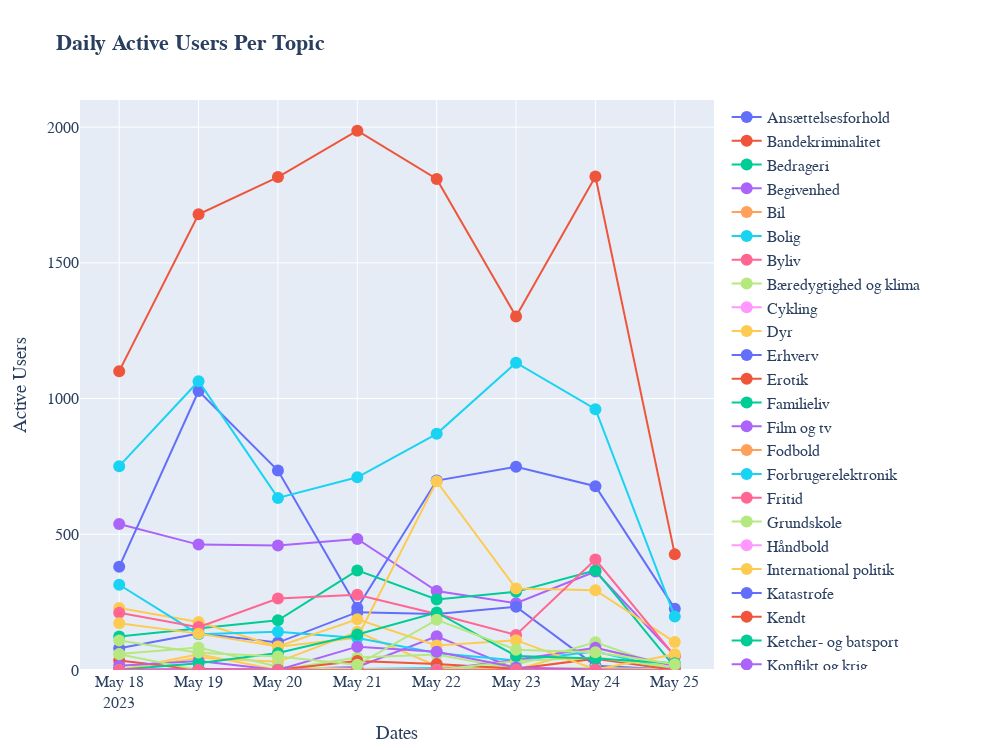

The code cell stored with this chart in its notebook:
### Markdown cell above
#### Daily

### Code cell
activity_scatter(
    dict_ = unique_topic_daily_activity,  yrange_ = [0, 2100],
     xaxis_title = 'Dates', yaxis_title = 'Active Users', title_ = '<b> Daily Active Users Per Topic')

### Figure 1 — Plotly figure (JSON) as saved in the notebook; plotly's stock layout.template omitted (floating-point values rounded to 4 significant figures)
{"data": [{"marker": {"size": 12}, "mode": "lines+markers+text", "name": "Ansættelsesforhold", "textfont": {"color": "#1f77b4", "family": "sans serif", "size": 12}, "textposition": "bottom center", "type": "scatter", "x": ["2023-05-18", "2023-05-19", "2023-05-20", "2023-05-21", "2023-05-22", "2023-05-23", "2023-05-24", "2023-05-25"], "y": [0, 0, 0, 0, 0, 0, 0, 0]}, {"marker": {"size": 12}, "mode": "lines+markers+text", "name": "Bandekriminalitet", "textfont": {"color": "#1f77b4", "family": "sans serif", "size": 12}, "textposition": "bottom center", "type": "scatter", "x": ["2023-05-18", "2023-05-19", "2023-05-20", "2023-05-21", "2023-05-22", "2023-05-23", "2023-05-24", "2023-05-25"], "y": [0, 0, 0, 0, 0, 0, 0, 0]}, {"marker": {"size": 12}, "mode": "lines+markers+text", "name": "Bedrageri", "textfont": {"color": "#1f77b4", "family": "sans serif", "size": 12}, "textposition": "bottom center", "type": "scatter", "x": ["2023-05-18", "2023-05-19", "2023-05-20", "2023-05-21", "2023-05-22", "2023-05-23", "2023-05-24", "2023-05-25"], "y": [0, 0, 0, 0, 0, 0, 0, 0]}, {"marker": {"size": 12}, "mode": "lines+markers+text", "name": "Begivenhed", "textfont": {"color": "#1f77b4", "family": "sans serif", "size": 12}, "textposition": "bottom center", "type": "scatter", "x": ["2023-05-18", "2023-05-19", "2023-05-20", "2023-05-21", "2023-05-22", "2023-05-23", "2023-05-24", "2023-05-25"], "y": [538, 462, 459, 483, 291, 246, 363, 53]}, {"marker": {"size": 12}, "mode": "lines+markers+text", "name": "Bil", "textfont": {"color": "#1f77b4", "family": "sans serif", "size": 12}, "textposition": "bottom center", "type": "scatter", "x": ["2023-05-18", "2023-05-19", "2023-05-20", "2023-05-21", "2023-05-22", "2023-05-23", "2023-05-24", "2023-05-25"], "y": [0, 0, 0, 0, 0, 0, 0, 0]}, {"marker": {"size": 12}, "mode": "lines+markers+text", "name": "Bolig", "textfont": {"color": "#1f77b4", "family": "sans serif", "size": 12}, "textposition": "bottom center", "type": "scatter", "x": ["2023-05-18", "2023-05-19", "2023-05-20", "2023-05-21", "2023-05-22", "2023-05-23", "2023-05-24", "2023-05-25"], "y": [1, 0, 0, 4, 7, 1, 0, 0]}, {"marker": {"size": 12}, "mode": "lines+markers+text", "name": "Byliv", "textfont": {"color": "#1f77b4", "family": "sans serif", "size": 12}, "textposition": "bottom center", "type": "scatter", "x": ["2023-05-18", "2023-05-19", "2023-05-20", "2023-05-21", "2023-05-22", "2023-05-23", "2023-05-24", "2023-05-25"], "y": [0, 0, 0, 0, 0, 0, 0, 0]}, {"marker": {"size": 12}, "mode": "lines+markers+text", "name": "Bæredygtighed og klima", "textfont": {"color": "#1f77b4", "family": "sans serif", "size": 12}, "textposition": "bottom center", "type": "scatter", "x": ["2023-05-18", "2023-05-19", "2023-05-20", "2023-05-21", "2023-05-22", "2023-05-23", "2023-05-24", "2023-05-25"], "y": [0, 0, 0, 0, 0, 0, 0, 0]}, {"marker": {"size": 12}, "mode": "lines+markers+text", "name": "Cykling", "textfont": {"color": "#1f77b4", "family": "sans serif", "size": 12}, "textposition": "bottom center", "type": "scatter", "x": ["2023-05-18", "2023-05-19", "2023-05-20", "2023-05-21", "2023-05-22", "2023-05-23", "2023-05-24", "2023-05-25"], "y": [0, 0, 0, 0, 0, 0, 0, 0]}, {"marker": {"size": 12}, "mode": "lines+markers+text", "name": "Dyr", "textfont": {"color": "#1f77b4", "family": "sans serif", "size": 12}, "textposition": "bottom center", "type": "scatter", "x": ["2023-05-18", "2023-05-19", "2023-05-20", "2023-05-21", "2023-05-22", "2023-05-23", "2023-05-24", "2023-05-25"], "y": [0, 45, 30, 141, 15, 2, 83, 5]}, {"marker": {"size": 12}, "mode": "lines+markers+text", "name": "Erhverv", "textfont": {"color": "#1f77b4", "family": "sans serif", "size": 12}, "textposition": "bottom center", "type": "scatter", "x": ["2023-05-18", "2023-05-19", "2023-05-20", "2023-05-21", "2023-05-22", "2023-05-23", "2023-05-24", "2023-05-25"], "y": [380, 1028, 735, 229, 698, 749, 677, 226]}, {"marker": {"size": 12}, "mode": "lines+markers+text", "name": "Erotik", "textfont": {"color": "#1f77b4", "family": "sans serif", "size": 12}, "textposition": "bottom center", "type": "scatter", "x": ["2023-05-18", "2023-05-19", "2023-05-20", "2023-05-21", "2023-05-22", "2023-05-23", "2023-05-24", "2023-05-25"], "y": [0, 0, 0, 0, 0, 0, 0, 0]}, {"marker": {"size": 12}, "mode": "lines+markers+text", "name": "Familieliv", "textfont": {"color": "#1f77b4", "family": "sans serif", "size": 12}, "textposition": "bottom center", "type": "scatter", "x": ["2023-05-18", "2023-05-19", "2023-05-20", "2023-05-21", "2023-05-22", "2023-05-23", "2023-05-24", "2023-05-25"], "y": [0, 0, 0, 0, 0, 0, 0, 0]}, {"marker": {"size": 12}, "mode": "lines+markers+text", "name": "Film og tv", "textfont": {"color": "#1f77b4", "family": "sans serif", "size": 12}, "textposition": "bottom center", "type": "scatter", "x": ["2023-05-18", "2023-05-19", "2023-05-20", "2023-05-21", "2023-05-22", "2023-05-23", "2023-05-24", "2023-05-25"], "y": [0, 0, 0, 0, 0, 0, 0, 0]}, {"marker": {"size": 12}, "mode": "lines+markers+text", "name": "Fodbold", "textfont": {"color": "#1f77b4", "family": "sans serif", "size": 12}, "textposition": "bottom center", "type": "scatter", "x": ["2023-05-18", "2023-05-19", "2023-05-20", "2023-05-21", "2023-05-22", "2023-05-23", "2023-05-24", "2023-05-25"], "y": [0, 0, 0, 0, 0, 0, 0, 0]}, {"marker": {"size": 12}, "mode": "lines+markers+text", "name": "Forbrugerelektronik", "textfont": {"color": "#1f77b4", "family": "sans serif", "size": 12}, "textposition": "bottom center", "type": "scatter", "x": ["2023-05-18", "2023-05-19", "2023-05-20", "2023-05-21", "2023-05-22", "2023-05-23", "2023-05-24", "2023-05-25"], "y": [0, 0, 0, 0, 0, 0, 0, 0]}, {"marker": {"size": 12}, "mode": "lines+markers+text", "name": "Fritid", "textfont": {"color": "#1f77b4", "family": "sans serif", "size": 12}, "textposition": "bottom center", "type": "scatter", "x": ["2023-05-18", "2023-05-19", "2023-05-20", "2023-05-21", "2023-05-22", "2023-05-23", "2023-05-24", "2023-05-25"], "y": [0, 0, 0, 0, 0, 0, 0, 0]}, {"marker": {"size": 12}, "mode": "lines+markers+text", "name": "Grundskole", "textfont": {"color": "#1f77b4", "family": "sans serif", "size": 12}, "textposition": "bottom center", "type": "scatter", "x": ["2023-05-18", "2023-05-19", "2023-05-20", "2023-05-21", "2023-05-22", "2023-05-23", "2023-05-24", "2023-05-25"], "y": [0, 0, 0, 0, 0, 0, 0, 0]}, {"marker": {"size": 12}, "mode": "lines+markers+text", "name": "Håndbold", "textfont": {"color": "#1f77b4", "family": "sans serif", "size": 12}, "textposition": "bottom center", "type": "scatter", "x": ["2023-05-18", "2023-05-19", "2023-05-20", "2023-05-21", "2023-05-22", "2023-05-23", "2023-05-24", "2023-05-25"], "y": [0, 0, 0, 0, 0, 0, 0, 0]}, {"marker": {"size": 12}, "mode": "lines+markers+text", "name": "International politik", "textfont": {"color": "#1f77b4", "family": "sans serif", "size": 12}, "textposition": "bottom center", "type": "scatter", "x": ["2023-05-18", "2023-05-19", "2023-05-20", "2023-05-21", "2023-05-22", "2023-05-23", "2023-05-24", "2023-05-25"], "y": [0, 58, 0, 0, 0, 0, 48, 1]}, {"marker": {"size": 12}, "mode": "lines+markers+text", "name": "Katastrofe", "textfont": {"color": "#1f77b4", "family": "sans serif", "size": 12}, "textposition": "bottom center", "type": "scatter", "x": ["2023-05-18", "2023-05-19", "2023-05-20", "2023-05-21", "2023-05-22", "2023-05-23", "2023-05-24", "2023-05-25"], "y": [80, 134, 101, 213, 206, 233, 16, 1]}, {"marker": {"size": 12}, "mode": "lines+markers+text", "name": "Kendt", "textfont": {"color": "#1f77b4", "family": "sans serif", "size": 12}, "textposition": "bottom center", "type": "scatter", "x": ["2023-05-18", "2023-05-19", "2023-05-20", "2023-05-21", "2023-05-22", "2023-05-23", "2023-05-24", "2023-05-25"], "y": [1101, 1679, 1816, 1987, 1809, 1302, 1818, 426]}, {"marker": {"size": 12}, "mode": "lines+markers+text", "name": "Ketcher- og batsport", "textfont": {"color": "#1f77b4", "family": "sans serif", "size": 12}, "textposition": "bottom center", "type": "scatter", "x": ["2023-05-18", "2023-05-19", "2023-05-20", "2023-05-21", "2023-05-22", "2023-05-23", "2023-05-24", "2023-05-25"], "y": [0, 0, 0, 0, 0, 0, 0, 0]}, {"marker": {"size": 12}, "mode": "lines+markers+text", "name": "Konflikt og krig", "textfont": {"color": "#1f77b4", "family": "sans serif", "size": 12}, "textposition": "bottom center", "type": "scatter", "x": ["2023-05-18", "2023-05-19", "2023-05-20", "2023-05-21", "2023-05-22", "2023-05-23", "2023-05-24", "2023-05-25"], "y": [0, 4, 3, 11, 124, 4, 5, 1]}, {"marker": {"size": 12}, "mode": "lines+markers+text", "name": "Kosmetisk behandling", "textfont": {"color": "#1f77b4", "family": "sans serif", "size": 12}, "textposition": "bottom center", "type": "scatter", "x": ["2023-05-18", "2023-05-19", "2023-05-20", "2023-05-21", "2023-05-22", "2023-05-23", "2023-05-24", "2023-05-25"], "y": [0, 0, 0, 0, 0, 0, 0, 0]}, {"marker": {"size": 12}, "mode": "lines+markers+text", "name": "Kriminalitet", "textfont": {"color": "#1f77b4", "family": "sans serif", "size": 12}, "textposition": "bottom center", "type": "scatter", "x": ["2023-05-18", "2023-05-19", "2023-05-20", "2023-05-21", "2023-05-22", "2023-05-23", "2023-05-24", "2023-05-25"], "y": [751, 1064, 634, 710, 870, 1132, 961, 197]}, {"marker": {"size": 12}, "mode": "lines+markers+text", "name": "Krop og velvære", "textfont": {"color": "#1f77b4", "family": "sans serif", "size": 12}, "textposition": "bottom center", "type": "scatter", "x": ["2023-05-18", "2023-05-19", "2023-05-20", "2023-05-21", "2023-05-22", "2023-05-23", "2023-05-24", "2023-05-25"], "y": [0, 0, 0, 0, 1, 0, 0, 0]}, {"marker": {"size": 12}, "mode": "lines+markers+text", "name": "Kultur", "textfont": {"color": "#1f77b4", "family": "sans serif", "size": 12}, "textposition": "bottom center", "type": "scatter", "x": ["2023-05-18", "2023-05-19", "2023-05-20", "2023-05-21", "2023-05-22", "2023-05-23", "2023-05-24", "2023-05-25"], "y": [59, 83, 12, 4, 1, 19, 102, 0]}, {"marker": {"size": 12}, "mode": "lines+markers+text", "name": "Kunst", "textfont": {"color": "#1f77b4", "family": "sans serif", "size": 12}, "textposition": "bottom center", "type": "scatter", "x": ["2023-05-18", "2023-05-19", "2023-05-20", "2023-05-21", "2023-05-22", "2023-05-23", "2023-05-24", "2023-05-25"], "y": [0, 0, 0, 0, 0, 0, 0, 0]}, {"marker": {"size": 12}, "mode": "lines+markers+text", "name": "Kunstig intelligens og software", "textfont": {"color": "#1f77b4", "family": "sans serif", "size": 12}, "textposition": "bottom center", "type": "scatter", "x": ["2023-05-18", "2023-05-19", "2023-05-20", "2023-05-21", "2023-05-22", "2023-05-23", "2023-05-24", "2023-05-25"], "y": [0, 0, 0, 0, 0, 0, 0, 0]}, {"marker": {"size": 12}, "mode": "lines+markers+text", "name": "Køb og salg", "textfont": {"color": "#1f77b4", "family": "sans serif", "size": 12}, "textposition": "bottom center", "type": "scatter", "x": ["2023-05-18", "2023-05-19", "2023-05-20", "2023-05-21", "2023-05-22", "2023-05-23", "2023-05-24", "2023-05-25"], "y": [0, 0, 0, 0, 0, 0, 0, 0]}, {"marker": {"size": 12}, "mode": "lines+markers+text", "name": "Litteratur", "textfont": {"color": "#1f77b4", "family": "sans serif", "size": 12}, "textposition": "bottom center", "type": "scatter", "x": ["2023-05-18", "2023-05-19", "2023-05-20", "2023-05-21", "2023-05-22", "2023-05-23", "2023-05-24", "2023-05-25"], "y": [0, 0, 0, 0, 0, 0, 0, 0]}, {"marker": {"size": 12}, "mode": "lines+markers+text", "name": "Livsstil", "textfont": {"color": "#1f77b4", "family": "sans serif", "size": 12}, "textposition": "bottom center", "type": "scatter", "x": ["2023-05-18", "2023-05-19", "2023-05-20", "2023-05-21", "2023-05-22", "2023-05-23", "2023-05-24", "2023-05-25"], "y": [123, 153, 183, 367, 260, 288, 367, 11]}, {"marker": {"size": 12}, "mode": "lines+markers+text", "name": "Mad og drikke", "textfont": {"color": "#1f77b4", "family": "sans serif", "size": 12}, "textposition": "bottom center", "type": "scatter", "x": ["2023-05-18", "2023-05-19", "2023-05-20", "2023-05-21", "2023-05-22", "2023-05-23", "2023-05-24", "2023-05-25"], "y": [0, 0, 0, 0, 0, 0, 0, 0]}, {"marker": {"size": 12}, "mode": "lines+markers+text", "name": "Makro", "textfont": {"color": "#1f77b4", "family": "sans serif", "size": 12}, "textposition": "bottom center", "type": "scatter", "x": ["2023-05-18", "2023-05-19", "2023-05-20", "2023-05-21", "2023-05-22", "2023-05-23", "2023-05-24", "2023-05-25"], "y": [0, 0, 0, 0, 0, 0, 0, 0]}, {"marker": {"size": 12}, "mode": "lines+markers+text", "name": "Mikro", "textfont": {"color": "#1f77b4", "family": "sans serif", "size": 12}, "textposition": "bottom center", "type": "scatter", "x": ["2023-05-18", "2023-05-19", "2023-05-20", "2023-05-21", "2023-05-22", "2023-05-23", "2023-05-24", "2023-05-25"], "y": [0, 0, 0, 0, 0, 0, 0, 0]}, {"marker": {"size": 12}, "mode": "lines+markers+text", "name": "Mindre transportmiddel", "textfont": {"color": "#1f77b4", "family": "sans serif", "size": 12}, "textposition": "bottom center", "type": "scatter", "x": ["2023-05-18", "2023-05-19", "2023-05-20", "2023-05-21", "2023-05-22", "2023-05-23", "2023-05-24", "2023-05-25"], "y": [0, 0, 0, 0, 0, 0, 0, 0]}, {"marker": {"size": 12}, "mode": "lines+markers+text", "name": "Mindre ulykke", "textfont": {"color": "#1f77b4", "family": "sans serif", "size": 12}, "textposition": "bottom center", "type": "scatter", "x": ["2023-05-18", "2023-05-19", "2023-05-20", "2023-05-21", "2023-05-22", "2023-05-23", "2023-05-24", "2023-05-25"], "y": [0, 0, 0, 0, 0, 0, 0, 0]}, {"marker": {"size": 12}, "mode": "lines+markers+text", "name": "Motorsport", "textfont": {"color": "#1f77b4", "family": "sans serif", "size": 12}, "textposition": "bottom center", "type": "scatter", "x": ["2023-05-18", "2023-05-19", "2023-05-20", "2023-05-21", "2023-05-22", "2023-05-23", "2023-05-24", "2023-05-25"], "y": [0, 0, 0, 0, 0, 0, 0, 0]}, {"marker": {"size": 12}, "mode": "lines+markers+text", "name": "Museum og seværdighed", "textfont": {"color": "#1f77b4", "family": "sans serif", "size": 12}, "textposition": "bottom center", "type": "scatter", "x": ["2023-05-18", "2023-05-19", "2023-05-20", "2023-05-21", "2023-05-22", "2023-05-23", "2023-05-24", "2023-05-25"], "y": [0, 0, 0, 0, 0, 0, 0, 0]}, {"marker": {"size": 12}, "mode": "lines+markers+text", "name": "Musik og lyd", "textfont": {"color": "#1f77b4", "family": "sans serif", "size": 12}, "textposition": "bottom center", "type": "scatter", "x": ["2023-05-18", "2023-05-19", "2023-05-20", "2023-05-21", "2023-05-22", "2023-05-23", "2023-05-24", "2023-05-25"], "y": [0, 0, 0, 0, 0, 0, 0, 0]}, {"marker": {"size": 12}, "mode": "lines+markers+text", "name": "Mærkedag", "textfont": {"color": "#1f77b4", "family": "sans serif", "size": 12}, "textposition": "bottom center", "type": "scatter", "x": ["2023-05-18", "2023-05-19", "2023-05-20", "2023-05-21", "2023-05-22", "2023-05-23", "2023-05-24", "2023-05-25"], "y": [0, 0, 0, 0, 0, 0, 0, 0]}, {"marker": {"size": 12}, "mode": "lines+markers+text", "name": "National politik", "textfont": {"color": "#1f77b4", "family": "sans serif", "size": 12}, "textposition": "bottom center", "type": "scatter", "x": ["2023-05-18", "2023-05-19", "2023-05-20", "2023-05-21", "2023-05-22", "2023-05-23", "2023-05-24", "2023-05-25"], "y": [0, 0, 0, 0, 0, 0, 0, 0]}, {"marker": {"size": 12}, "mode": "lines+markers+text", "name": "Naturvidenskab", "textfont": {"color": "#1f77b4", "family": "sans serif", "size": 12}, "textposition": "bottom center", "type": "scatter", "x": ["2023-05-18", "2023-05-19", "2023-05-20", "2023-05-21", "2023-05-22", "2023-05-23", "2023-05-24", "2023-05-25"], "y": [0, 0, 0, 0, 0, 0, 0, 0]}, {"marker": {"size": 12}, "mode": "lines+markers+text", "name": "Offentlig instans", "textfont": {"color": "#1f77b4", "family": "sans serif", "size": 12}, "textposition": "bottom center", "type": "scatter", "x": ["2023-05-18", "2023-05-19", "2023-05-20", "2023-05-21", "2023-05-22", "2023-05-23", "2023-05-24", "2023-05-25"], "y": [0, 0, 0, 0, 0, 0, 0, 0]}, {"marker": {"size": 12}, "mode": "lines+markers+text", "name": "Offentlig transport", "textfont": {"color": "#1f77b4", "family": "sans serif", "size": 12}, "textposition": "bottom center", "type": "scatter", "x": ["2023-05-18", "2023-05-19", "2023-05-20", "2023-05-21", "2023-05-22", "2023-05-23", "2023-05-24", "2023-05-25"], "y": [0, 0, 0, 0, 0, 0, 0, 0]}, {"marker": {"size": 12}, "mode": "lines+markers+text", "name": "Partnerskab", "textfont": {"color": "#1f77b4", "family": "sans serif", "size": 12}, "textposition": "bottom center", "type": "scatter", "x": ["2023-05-18", "2023-05-19", "2023-05-20", "2023-05-21", "2023-05-22", "2023-05-23", "2023-05-24", "2023-05-25"], "y": [0, 0, 0, 0, 0, 0, 0, 0]}, {"marker": {"size": 12}, "mode": "lines+markers+text", "name": "Personfarlig kriminalitet", "textfont": {"color": "#1f77b4", "family": "sans serif", "size": 12}, "textposition": "bottom center", "type": "scatter", "x": ["2023-05-18", "2023-05-19", "2023-05-20", "2023-05-21", "2023-05-22", "2023-05-23", "2023-05-24", "2023-05-25"], "y": [0, 0, 0, 0, 0, 0, 0, 0]}, {"marker": {"size": 12}, "mode": "lines+markers+text", "name": "Personlig begivenhed", "textfont": {"color": "#1f77b4", "family": "sans serif", "size": 12}, "textposition": "bottom center", "type": "scatter", "x": ["2023-05-18", "2023-05-19", "2023-05-20", "2023-05-21", "2023-05-22", "2023-05-23", "2023-05-24", "2023-05-25"], "y": [0, 0, 0, 0, 0, 0, 0, 0]}, {"marker": {"size": 12}, "mode": "lines+markers+text", "name": "Politik", "textfont": {"color": "#1f77b4", "family": "sans serif", "size": 12}, "textposition": "bottom center", "type": "scatter", "x": ["2023-05-18", "2023-05-19", "2023-05-20", "2023-05-21", "2023-05-22", "2023-05-23", "2023-05-24", "2023-05-25"], "y": [228, 177, 86, 119, 695, 300, 294, 103]}, {"marker": {"size": 12}, "mode": "lines+markers+text", "name": "Privat virksomhed", "textfont": {"color": "#1f77b4", "family": "sans serif", "size": 12}, "textposition": "bottom center", "type": "scatter", "x": ["2023-05-18", "2023-05-19", "2023-05-20", "2023-05-21", "2023-05-22", "2023-05-23", "2023-05-24", "2023-05-25"], "y": [0, 0, 0, 0, 0, 0, 0, 0]}, {"marker": {"size": 12}, "mode": "lines+markers+text", "name": "Reality", "textfont": {"color": "#1f77b4", "family": "sans serif", "size": 12}, "textposition": "bottom center", "type": "scatter", "x": ["2023-05-18", "2023-05-19", "2023-05-20", "2023-05-21", "2023-05-22", "2023-05-23", "2023-05-24", "2023-05-25"], "y": [0, 0, 0, 0, 0, 0, 0, 0]}, {"marker": {"size": 12}, "mode": "lines+markers+text", "name": "Rejse", "textfont": {"color": "#1f77b4", "family": "sans serif", "size": 12}, "textposition": "bottom center", "type": "scatter", "x": ["2023-05-18", "2023-05-19", "2023-05-20", "2023-05-21", "2023-05-22", "2023-05-23", "2023-05-24", "2023-05-25"], "y": [0, 0, 0, 0, 0, 0, 0, 0]}, {"marker": {"size": 12}, "mode": "lines+markers+text", "name": "Religion", "textfont": {"color": "#1f77b4", "family": "sans serif", "size": 12}, "textposition": "bottom center", "type": "scatter", "x": ["2023-05-18", "2023-05-19", "2023-05-20", "2023-05-21", "2023-05-22", "2023-05-23", "2023-05-24", "2023-05-25"], "y": [0, 0, 0, 0, 0, 0, 0, 0]}, {"marker": {"size": 12}, "mode": "lines+markers+text", "name": "Renovering og indretning", "textfont": {"color": "#1f77b4", "family": "sans serif", "size": 12}, "textposition": "bottom center", "type": "scatter", "x": ["2023-05-18", "2023-05-19", "2023-05-20", "2023-05-21", "2023-05-22", "2023-05-23", "2023-05-24", "2023-05-25"], "y": [0, 0, 0, 0, 0, 0, 0, 0]}, {"marker": {"size": 12}, "mode": "lines+markers+text", "name": "Samfund", "textfont": {"color": "#1f77b4", "family": "sans serif", "size": 12}, "textposition": "bottom center", "type": "scatter", "x": ["2023-05-18", "2023-05-19", "2023-05-20", "2023-05-21", "2023-05-22", "2023-05-23", "2023-05-24", "2023-05-25"], "y": [314, 132, 141, 118, 63, 35, 68, 0]}, {"marker": {"size": 12}, "mode": "lines+markers+text", "name": "Samfundsvidenskab og humaniora", "textfont": {"color": "#1f77b4", "family": "sans serif", "size": 12}, "textposition": "bottom center", "type": "scatter", "x": ["2023-05-18", "2023-05-19", "2023-05-20", "2023-05-21", "2023-05-22", "2023-05-23", "2023-05-24", "2023-05-25"], "y": [0, 0, 0, 0, 0, 0, 0, 0]}, {"marker": {"size": 12}, "mode": "lines+markers+text", "name": "Sport", "textfont": {"color": "#1f77b4", "family": "sans serif", "size": 12}, "textposition": "bottom center", "type": "scatter", "x": ["2023-05-18", "2023-05-19", "2023-05-20", "2023-05-21", "2023-05-22", "2023-05-23", "2023-05-24", "2023-05-25"], "y": [0, 0, 0, 46, 57, 3, 7, 3]}, {"marker": {"size": 12}, "mode": "lines+markers+text", "name": "Sportsbegivenhed", "textfont": {"color": "#1f77b4", "family": "sans serif", "size": 12}, "textposition": "bottom center", "type": "scatter", "x": ["2023-05-18", "2023-05-19", "2023-05-20", "2023-05-21", "2023-05-22", "2023-05-23", "2023-05-24", "2023-05-25"], "y": [0, 0, 0, 0, 0, 0, 0, 0]}, {"marker": {"size": 12}, "mode": "lines+markers+text", "name": "Større katastrofe", "textfont": {"color": "#1f77b4", "family": "sans serif", "size": 12}, "textposition": "bottom center", "type": "scatter", "x": ["2023-05-18", "2023-05-19", "2023-05-20", "2023-05-21", "2023-05-22", "2023-05-23", "2023-05-24", "2023-05-25"], "y": [0, 0, 0, 0, 0, 0, 0, 0]}, {"marker": {"size": 12}, "mode": "lines+markers+text", "name": "Større transportmiddel", "textfont": {"color": "#1f77b4", "family": "sans serif", "size": 12}, "textposition": "bottom center", "type": "scatter", "x": ["2023-05-18", "2023-05-19", "2023-05-20", "2023-05-21", "2023-05-22", "2023-05-23", "2023-05-24", "2023-05-25"], "y": [0, 0, 0, 0, 0, 0, 0, 0]}, {"marker": {"size": 12}, "mode": "lines+markers+text", "name": "Sundhed", "textfont": {"color": "#1f77b4", "family": "sans serif", "size": 12}, "textposition": "bottom center", "type": "scatter", "x": ["2023-05-18", "2023-05-19", "2023-05-20", "2023-05-21", "2023-05-22", "2023-05-23", "2023-05-24", "2023-05-25"], "y": [35, 1, 1, 33, 22, 5, 41, 0]}, {"marker": {"size": 12}, "mode": "lines+markers+text", "name": "Sygdom og behandling", "textfont": {"color": "#1f77b4", "family": "sans serif", "size": 12}, "textposition": "bottom center", "type": "scatter", "x": ["2023-05-18", "2023-05-19", "2023-05-20", "2023-05-21", "2023-05-22", "2023-05-23", "2023-05-24", "2023-05-25"], "y": [0, 0, 0, 0, 0, 0, 0, 0]}, {"marker": {"size": 12}, "mode": "lines+markers+text", "name": "Teknologi", "textfont": {"color": "#1f77b4", "family": "sans serif", "size": 12}, "textposition": "bottom center", "type": "scatter", "x": ["2023-05-18", "2023-05-19", "2023-05-20", "2023-05-21", "2023-05-22", "2023-05-23", "2023-05-24", "2023-05-25"], "y": [16, 33, 0, 0, 0, 38, 82, 15]}, {"marker": {"size": 12}, "mode": "lines+markers+text", "name": "Tendenser", "textfont": {"color": "#1f77b4", "family": "sans serif", "size": 12}, "textposition": "bottom center", "type": "scatter", "x": ["2023-05-18", "2023-05-19", "2023-05-20", "2023-05-21", "2023-05-22", "2023-05-23", "2023-05-24", "2023-05-25"], "y": [0, 0, 0, 0, 0, 0, 0, 0]}, {"marker": {"size": 12}, "mode": "lines+markers+text", "name": "Terror", "textfont": {"color": "#1f77b4", "family": "sans serif", "size": 12}, "textposition": "bottom center", "type": "scatter", "x": ["2023-05-18", "2023-05-19", "2023-05-20", "2023-05-21", "2023-05-22", "2023-05-23", "2023-05-24", "2023-05-25"], "y": [0, 0, 0, 0, 0, 0, 0, 0]}, {"marker": {"size": 12}, "mode": "lines+markers+text", "name": "Transportmiddel", "textfont": {"color": "#1f77b4", "family": "sans serif", "size": 12}, "textposition": "bottom center", "type": "scatter", "x": ["2023-05-18", "2023-05-19", "2023-05-20", "2023-05-21", "2023-05-22", "2023-05-23", "2023-05-24", "2023-05-25"], "y": [211, 158, 263, 277, 206, 129, 407, 51]}, {"marker": {"size": 12}, "mode": "lines+markers+text", "name": "Uddannelse", "textfont": {"color": "#1f77b4", "family": "sans serif", "size": 12}, "textposition": "bottom center", "type": "scatter", "x": ["2023-05-18", "2023-05-19", "2023-05-20", "2023-05-21", "2023-05-22", "2023-05-23", "2023-05-24", "2023-05-25"], "y": [58, 0, 1, 0, 0, 33, 46, 8]}, {"marker": {"size": 12}, "mode": "lines+markers+text", "name": "Udlejning", "textfont": {"color": "#1f77b4", "family": "sans serif", "size": 12}, "textposition": "bottom center", "type": "scatter", "x": ["2023-05-18", "2023-05-19", "2023-05-20", "2023-05-21", "2023-05-22", "2023-05-23", "2023-05-24", "2023-05-25"], "y": [0, 0, 0, 0, 0, 0, 0, 0]}, {"marker": {"size": 12}, "mode": "lines+markers+text", "name": "Underholdning", "textfont": {"color": "#1f77b4", "family": "sans serif", "size": 12}, "textposition": "bottom center", "type": "scatter", "x": ["2023-05-18", "2023-05-19", "2023-05-20", "2023-05-21", "2023-05-22", "2023-05-23", "2023-05-24", "2023-05-25"], "y": [172, 134, 87, 187, 90, 110, 2, 58]}, {"marker": {"size": 12}, "mode": "lines+markers+text", "name": "Underholdningsbegivenhed", "textfont": {"color": "#1f77b4", "family": "sans serif", "size": 12}, "textposition": "bottom center", "type": "scatter", "x": ["2023-05-18", "2023-05-19", "2023-05-20", "2023-05-21", "2023-05-22", "2023-05-23", "2023-05-24", "2023-05-25"], "y": [0, 0, 0, 0, 0, 0, 0, 0]}, {"marker": {"size": 12}, "mode": "lines+markers+text", "name": "Ungdomsuddannelse", "textfont": {"color": "#1f77b4", "family": "sans serif", "size": 12}, "textposition": "bottom center", "type": "scatter", "x": ["2023-05-18", "2023-05-19", "2023-05-20", "2023-05-21", "2023-05-22", "2023-05-23", "2023-05-24", "2023-05-25"], "y": [0, 0, 0, 0, 0, 0, 0, 0]}, {"marker": {"size": 12}, "mode": "lines+markers+text", "name": "Vejr", "textfont": {"color": "#1f77b4", "family": "sans serif", "size": 12}, "textposition": "bottom center", "type": "scatter", "x": ["2023-05-18", "2023-05-19", "2023-05-20", "2023-05-21", "2023-05-22", "2023-05-23", "2023-05-24", "2023-05-25"], "y": [1, 25, 63, 131, 212, 52, 42, 25]}, {"marker": {"size": 12}, "mode": "lines+markers+text", "name": "Videnskab", "textfont": {"color": "#1f77b4", "family": "sans serif", "size": 12}, "textposition": "bottom center", "type": "scatter", "x": ["2023-05-18", "2023-05-19", "2023-05-20", "2023-05-21", "2023-05-22", "2023-05-23", "2023-05-24", "2023-05-25"], "y": [2, 0, 0, 86, 67, 9, 2, 0]}, {"marker": {"size": 12}, "mode": "lines+markers+text", "name": "Videregående uddannelse", "textfont": {"color": "#1f77b4", "family": "sans serif", "size": 12}, "textposition": "bottom center", "type": "scatter", "x": ["2023-05-18", "2023-05-19", "2023-05-20", "2023-05-21", "2023-05-22", "2023-05-23", "2023-05-24", "2023-05-25"], "y": [0, 0, 0, 0, 0, 0, 0, 0]}, {"marker": {"size": 12}, "mode": "lines+markers+text", "name": "Væbnet konflikt", "textfont": {"color": "#1f77b4", "family": "sans serif", "size": 12}, "textposition": "bottom center", "type": "scatter", "x": ["2023-05-18", "2023-05-19", "2023-05-20", "2023-05-21", "2023-05-22", "2023-05-23", "2023-05-24", "2023-05-25"], "y": [0, 0, 0, 0, 0, 0, 0, 0]}, {"marker": {"size": 12}, "mode": "lines+markers+text", "name": "Værdier", "textfont": {"color": "#1f77b4", "family": "sans serif", "size": 12}, "textposition": "bottom center", "type": "scatter", "x": ["2023-05-18", "2023-05-19", "2023-05-20", "2023-05-21", "2023-05-22", "2023-05-23", "2023-05-24", "2023-05-25"], "y": [0, 0, 0, 0, 0, 0, 0, 0]}, {"marker": {"size": 12}, "mode": "lines+markers+text", "name": "Økonomi", "textfont": {"color": "#1f77b4", "family": "sans serif", "size": 12}, "textposition": "bottom center", "type": "scatter", "x": ["2023-05-18", "2023-05-19", "2023-05-20", "2023-05-21", "2023-05-22", "2023-05-23", "2023-05-24", "2023-05-25"], "y": [109, 64, 50, 19, 185, 75, 65, 21]}], "layout": {"font": {"family": "Courier New, monospace", "size": 16}, "height": 750, "title": {"text": "<b> Daily Active Users Per Topic"}, "uniformtext": {"minsize": 8, "mode": "hide"}, "width": 1000, "xaxis": {"title": {"text": "Dates"}}, "yaxis": {"range": [0, 2100], "title": {"text": "Active Users"}}}}
